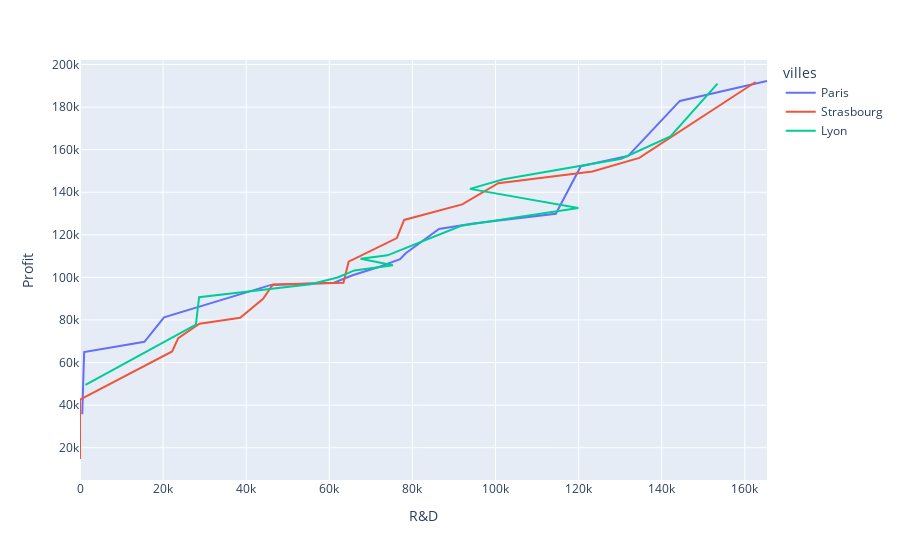

Notebook source saved alongside this figure:
### Code cell
fig = px.line(df, x="R&D" ,y="Profit", color="villes")
fig.show()

### Figure 1 — Plotly figure (JSON) as saved in the notebook; plotly's stock layout.template omitted (floating-point values rounded to 4 significant figures)
{"data": [{"hovertemplate": "villes=Paris<br>R&D=%{x}<br>Profit=%{y}<extra></extra>", "legendgroup": "Paris", "line": {"color": "#636efa", "dash": "solid"}, "marker": {"symbol": "circle"}, "mode": "lines", "name": "Paris", "orientation": "v", "showlegend": true, "type": "scatter", "x": [165300.0, 144400.0, 131900.0, 120500.0, 114500.0, 94660.0, 86420.0, 78390.0, 77040.0, 72110.0, 65610.0, 61140.0, 46010.0, 20230.0, 15510.0, 1000.0, 542.0], "xaxis": "x", "y": [192300.0, 182900.0, 157000.0, 152200.0, 129900.0, 125400.0, 122800.0, 111300.0, 108600.0, 105000.0, 101000.0, 97480.0, 96480.0, 81230.0, 69760.0, 64930.0, 35670.0], "yaxis": "y"}, {"hovertemplate": "villes=Strasbourg<br>R&D=%{x}<br>Profit=%{y}<extra></extra>", "legendgroup": "Strasbourg", "line": {"color": "#EF553B", "dash": "solid"}, "marker": {"symbol": "circle"}, "mode": "lines", "name": "Strasbourg", "orientation": "v", "showlegend": true, "type": "scatter", "x": [162600.0, 134600.0, 123300.0, 100700.0, 91990.0, 78010.0, 76250.0, 64660.0, 63410.0, 46430.0, 44070.0, 38560.0, 28750.0, 23640.0, 22180.0, 0, 0], "xaxis": "x", "y": [191800.0, 156100.0, 149800.0, 144300.0, 134300.0, 127000.0, 118500.0, 107400.0, 97430.0, 96710.0, 89950.0, 81010.0, 78240.0, 71500.0, 65200.0, 42560.0, 14680.0], "yaxis": "y"}, {"hovertemplate": "villes=Lyon<br>R&D=%{x}<br>Profit=%{y}<extra></extra>", "legendgroup": "Lyon", "line": {"color": "#00cc96", "dash": "solid"}, "marker": {"symbol": "circle"}, "mode": "lines", "name": "Lyon", "orientation": "v", "showlegend": true, "type": "scatter", "x": [153400.0, 142100.0, 130300.0, 101900.0, 93860.0, 119900.0, 91750.0, 73990.0, 67530.0, 75330.0, 66050.0, 61990.0, 55490.0, 28660.0, 27890.0, 1315.0], "xaxis": "x", "y": [191100.0, 166200.0, 155800.0, 146100.0, 141600.0, 132600.0, 124300.0, 110400.0, 108700.0, 105700.0, 103300.0, 99940.0, 96780.0, 90710.0, 77800.0, 49490.0], "yaxis": "y"}], "layout": {"legend": {"title": {"text": "villes"}, "tracegroupgap": 0}, "margin": {"t": 60}, "xaxis": {"anchor": "y", "domain": [0, 1], "title": {"text": "R&D"}}, "yaxis": {"anchor": "x", "domain": [0, 1], "title": {"text": "Profit"}}}}
